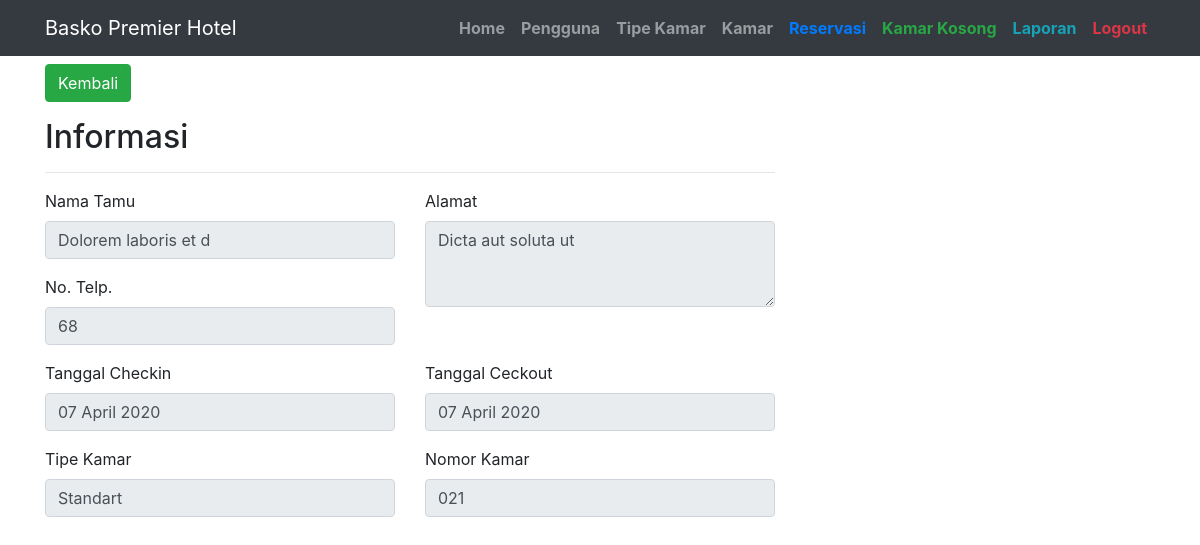
The page /index.php?page=module/Reservasi/detail&id=3 (signed in) on the database its author committed.
### tables this page shows
CREATE TABLE `tb_Reservasi` (
  `reservasi_id` int(11) NOT NULL AUTO_INCREMENT,
  `kamar_id` int(11) NOT NULL,
  `reservasi_nama` varchar(100) NOT NULL,
  `reservasi_tlp` varchar(12) NOT NULL,
  `reservasi_alamat` text NOT NULL,
  `reservasi_masuk` date NOT NULL,
  `reservasi_keluar` date NOT NULL,
  `reservasi_status` varchar(25) NOT NULL,
  PRIMARY KEY (`reservasi_id`)
);

CREATE TABLE `tb_Tipe_kamar` (
  `tipe_kamar_id` int(11) NOT NULL AUTO_INCREMENT,
  `tipe_kamar_nama` varchar(255) NOT NULL,
  PRIMARY KEY (`tipe_kamar_id`)
);

CREATE TABLE `tb_Kamar` (
  `kamar_id` int(11) NOT NULL AUTO_INCREMENT,
  `tipe_kamar_id` int(11) NOT NULL,
  `kamar_no` varchar(11) NOT NULL,
  `kamar_harga` int(11) NOT NULL,
  `kamar_fasilitas` text NOT NULL,
  `kamar_status` varchar(100) NOT NULL,
  PRIMARY KEY (`kamar_id`)
);

### assets/model/conf.php (called while the page is built, shortened)
<?php
$conn = mysqli_connect('localhost', 'root', 'mysql', 'db_hotel_basko');
class Conf
{
    public function get($query)
    {
        global $conn;
        $ambil = $conn->query($query);
        $hasil = [];
        while ($pecah = $ambil->fetch_object()) {
            $hasil[] = $pecah;
        }
        return $hasil;
    }
}

### assets/model/db.php (called while the page is built, shortened)
<?php
include 'conf.php';
class Db extends Conf
{
    public function getOneReservasi($id)
    {
        $query = $this->get("   SELECT * FROM tb_Reservasi
                                    LEFT JOIN tb_Kamar ON tb_Reservasi.kamar_id=tb_Kamar.kamar_id
                                    LEFT JOIN tb_Tipe_kamar ON tb_Kamar.tipe_kamar_id=tb_Tipe_kamar.tipe_kamar_id
                                    WHERE reservasi_id = '$id'")[0];
        return $query;
    }
}

### assets/libs/helper/helper.php (called while the page is built, shortened)
<?php
function tgl_indo($tgl)
{
    $tanggal = substr($tgl, 8, 2);
    $bulan = getBulan(substr($tgl, 5, 2));
    $tahun = substr($tgl, 0, 4);
    return $tanggal . ' ' . $bulan . ' ' . $tahun;
}
function getBulan($bln)
{
    switch ($bln) {
        case 4:
            return "April";
            break;
    }
}

### module/Reservasi/detail.php (the view, shortened to what this page needs)
<?php
$id = $_GET['id'];
$dataReservasi = $db->getOneReservasi($id);
?>
<div class="container">
    <div class="row">
        <div class="col-md-8 mb-5 mt-2">
            <a class="btn btn-success mb-3" href="index.php?page=module/Reservasi/index">Kembali</a>
            <h2>Informasi</h2>
            <hr>
            <form method="POST">
                <div class="row">
                    <div class="col-md-6">
                        <div class="form-group">
                            <div class="form-label-group">
                                <label>Nama Tamu</label>
                                <input value="<?php echo $dataReservasi->reservasi_nama ?>" name="nama" type="text" class="form-control" readonly>
                            </div>
                        </div>
                        <div class="form-group">
                            <div class="form-label-group">
                                <label>No. Telp.</label>
                                <input value="<?php echo $dataReservasi->reservasi_tlp ?>" name="telp" type="text" class="form-control" readonly>
                            </div>
                        </div>
                    </div>
                    <div class="col-md-6">
                        <div class="form-group">
                            <div class="form-label-group">
                                <label>Alamat</label>
                                <textarea name="alamat" cols="30" rows="3" class="form-control" readonly><?php echo $dataReservasi->reservasi_alamat ?></textarea>
                            </div>
                        </div>
                    </div>
                </div>
                <div class="row">
                    <div class="col-md-6">
                        <div class="form-group">
                            <div class="form-label-group">
                                <label>Tanggal Checkin</label>
                                <input value="<?php echo tgl_indo($dataReservasi->reservasi_masuk) ?>" name="ceckin" type="text" class="form-control" readonly>
                            </div>
                        </div>
                        <div class="form-group">
                            <div class="form-label-group">
                                <label>Tipe Kamar</label>
                                <input value="<?php echo $dataReservasi->tipe_kamar_nama ?>" name="ceckin" type="text" class="form-control" readonly>
                            </div>
                        </div>
                    </div>
                    <div class="col-md-6">
                        <div class="form-group">
                            <div class="form-label-group">
                                <label>Tanggal Ceckout</label>
                                <input value="<?php echo tgl_indo($dataReservasi->reservasi_keluar) ?>" type="text" class="form-control" readonly>
                            </div>
                        </div>
                        <div class="form-group">
                            <div class="form-label-group">
                                <label>Nomor Kamar</label>
                                <input value="<?php echo $dataReservasi->kamar_no ?>" name="ceckin" type="text" class="form-control" readonly>
                            </div>
                        </div>
                    </div>
                </div>
            </form>
        </div>
    </div>
</div>

### assets/css/business-frontpage.css (style rules this page uses)
body { padding-top: 56px; }

### rows shown on the page
tb_reservasi: nama "Dolorem laboris et d", telp "68", alamat "Dicta aut soluta ut", ceckin "07 April 2020", ceckin "Standart", reservasi_keluar "07 April 2020", ceckin "021"
